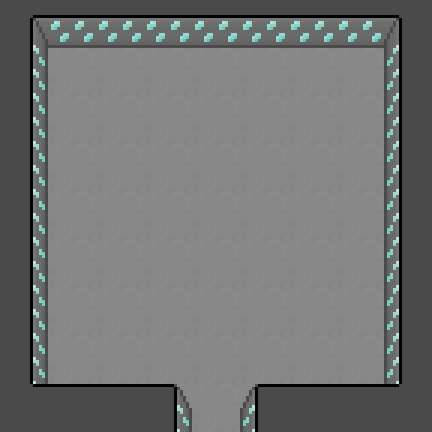

A 2D game scene composited from a Tiled map and its tileset images. What follows is a short description and the map's XML, with every tile layer's data as written:
An orthogonal 9x9 tile map with 48x48 px tiles, 1 tile layer (Calque de Tuiles 1).

<map version="1.10" tiledversion="1.11.2" orientation="orthogonal" renderorder="right-up" width="9" height="9" tilewidth="48" tileheight="48" infinite="0" nextlayerid="2" nextobjectid="1">
 <tileset firstgid="1" source="tileset_city.tsx" />
 <layer id="1" name="Calque de Tuiles 1" width="9" height="9">
  <data encoding="csv">
35,28,28,28,28,28,28,28,36,
53,1,1,1,1,1,1,1,15,
53,1,1,1,1,1,1,1,15,
53,1,1,1,1,1,1,1,15,
53,1,1,1,1,1,1,1,15,
53,1,1,1,1,1,1,1,15,
53,1,1,1,1,1,1,1,15,
53,1,1,1,1,1,1,1,15,
47,40,40,41,1,3,4,4,48
</data>
 </layer>
</map>